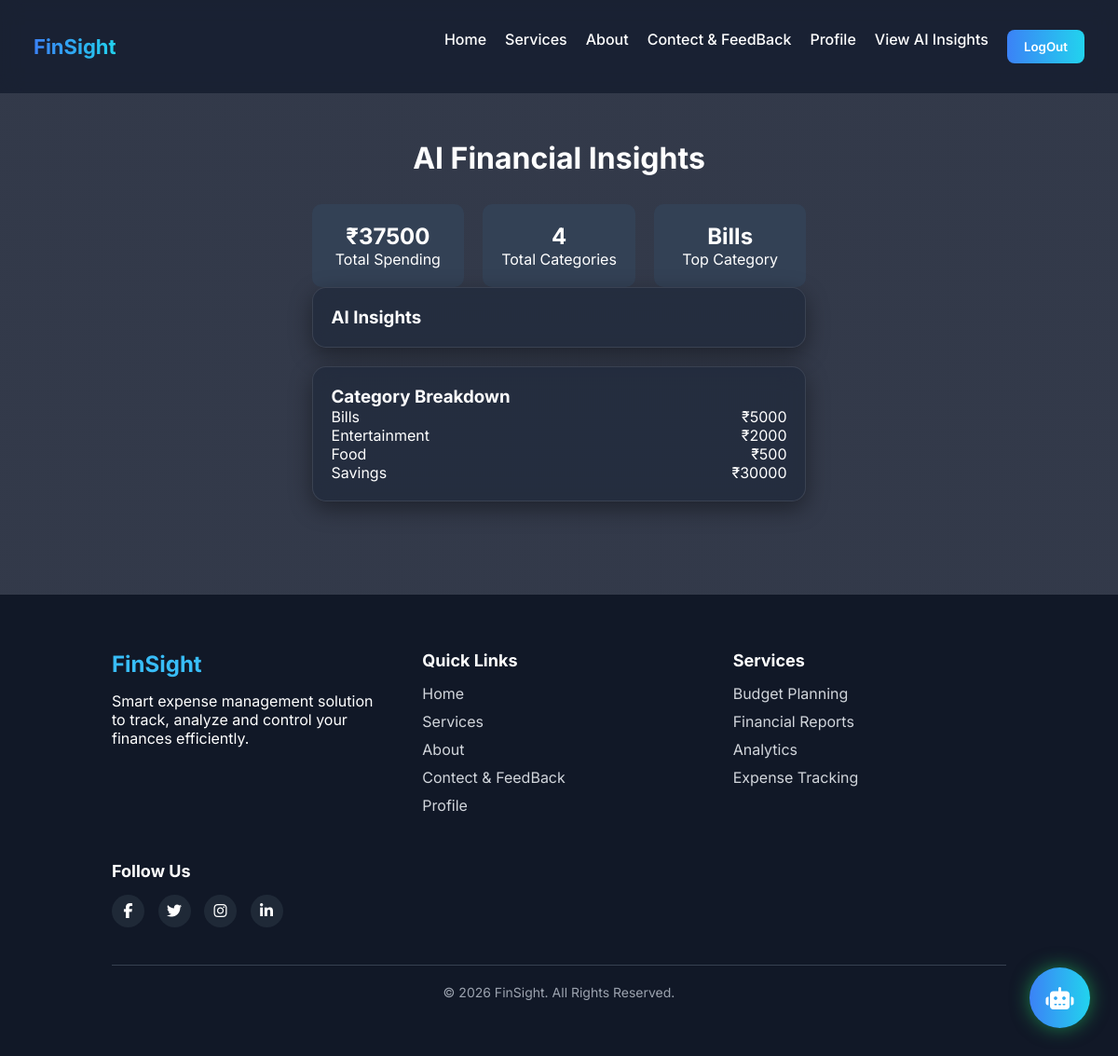
The page /ai-insights/ (signed in) on the database its author committed.
### app1/models.py (models this page shows, shortened)
class Expense(models.Model):
    user_id = models.ForeignKey(reg_users, on_delete=models.CASCADE)
    title = models.CharField(max_length=100)
    amount = models.IntegerField()
    category = models.CharField(max_length=50)
    date = models.DateField()

### app1/views.py (the view)
# urls.py: path('ai-insights/', views.ai_dashboard, name='ai_insights'),
def ai_dashboard(request):
    if 'login' in request.session:
        user_id = request.session.get('user_id')
        expenses = Expense.objects.filter(user_id=user_id)
        budgets = Budget.objects.filter(user_id=user_id)
        goals = Goal.objects.filter(user_id=user_id)
        total = expenses.aggregate(total=Sum('amount'))['total'] or 0
        category_data = expenses.values('category').annotate(total=Sum('amount'))
        categories = {item['category']: item['total'] for item in category_data}
        budget_data = {b.month: b.amount for b in budgets}
        goals_data = [
            {
                "title": g.title,
                "target": g.target_amount,
                "saved": g.saved_amount,
                "remaining": g.target_amount - g.saved_amount
            }
            for g in goals
        ]
        expense_list = list(expenses.values('title', 'amount', 'category'))
        insights = generate_insights(
            expense_list,
            total,
            categories,
            budget_data,
            goals_data
        )
        insights = insights.replace("**","")
        insights = insights.replace("*","•")
        return render(request, 'ai_dashboard.html', {
            'insights': insights,
            'total': total,
            'categories': categories,
            'login' : True
        })
    else:
        return render(request, 'index.html',{'loged_out':'you have to login first'})

### app1/templates/ai_dashboard.html (shortened to what this page needs)
{% extends "nav.html" %}
{% load static %}
{% block ai %}
<link rel="stylesheet" href="https://cdnjs.cloudflare.com/ajax/libs/font-awesome/6.5.1/css/all.min.css">
<link rel="stylesheet" href="{% static "css/ai_dash.css" %}">
<div class="container">
    <h1>AI Financial Insights</h1>
    <div class="grid">
        <div class="stat">
            <h2>₹{{ total }}</h2>
            <p>Total Spending</p>
        </div>
        <div class="stat">
            <h2>{{ categories|length }}</h2>
            <p>Total Categories</p>
        </div>
        <div class="stat">
            <h2>
                {% for key, value in categories.items %}
                    {% if forloop.first %}{{ key }}{% endif %}
                {% endfor %}
            </h2>
            <p>Top Category</p>
        </div>
    </div>
    <div class="card">
        <h3>AI Insights</h3>
    </div>
    <div class="card">
        <h3>Category Breakdown</h3>
        {% for key, value in categories.items %}
            <div style="display:flex; justify-content:space-between;">
                <span>{{ key }}</span>
                <span>₹{{ value }}</span>
            </div>
        {% endfor %}
    </div>
</div>
<button class="chat-btn" onclick="toggleChat()">
    <i class="fas fa-robot"></i>
</button>
{% endblock %}

### app1/static/css/style_index.css (style rules this page uses)
* { margin:0; padding:0; box-sizing:border-box; font-family:'Inter',sans-serif; }
body { background: linear-gradient(rgba(15,23,42,0.85), rgba(15,23,42,0.85)), url('https://images.unsplash.com/photo-1554224155-8d04cb21cd6c?q=80&w=2000&auto=format&fit=crop'); background-size:cover; background-position:center; background-attachment:fixed; color:white; scroll-behavior:smooth; min-height:100vh; display:flex; flex-direction:column; }

### app1/static/css/ai_dash.css (style rules this page uses)
.container { max-width: 1100px; margin: 120px auto 50px auto; padding: 0 20px; }
h1 { text-align: center; margin-bottom: 30px; }
.card { background: rgba(30, 41, 59, 0.7); backdrop-filter: blur(12px); border-radius: 15px; padding: 25px; margin-bottom: 20px; border: 1px solid rgba(255,255,255,0.1); box-shadow: 0 8px 25px rgba(0,0,0,0.4); }
.grid { display: grid; grid-template-columns: repeat(3, 1fr); gap: 20px; }
.stat { text-align: center; padding: 15px; border-radius: 10px; background: #334155; }
.chat-btn { position: fixed; bottom: 30px; right: 30px; width: 65px; height: 65px; border-radius: 50%; border: none; font-size: 26px; cursor: pointer; background:linear-gradient(90deg,#3b82f6,#22d3ee); box-shadow: 0 0 20px rgba(34,197,94,0.6); z-index: 999999; display: flex; align-items: center; justify-content: center; animation: pulse 2s infinite; }
.chat-btn i { color: white; font-size: 24px; }
@media (min-width: 1025px) { .container { padding: 30px 60px; } }
@media (min-width: 1025px) { .grid { display: grid; grid-template-columns: repeat(3, 1fr); gap: 20px; } }
@media (min-width: 1025px) { .stat { padding: 20px; } }
@media (min-width: 1025px) { .card { padding: 20px; } }

### rows shown on the page
Expense: category "Bills", amount "5000"
Expense: category "Entertainment", amount "2000"
Expense: category "Food", amount "500"

### other values the page prints
{{ total }} "37500"
{{ categories|length }} "4"
{{ key }} "Savings"
{{ value }} "30000"
